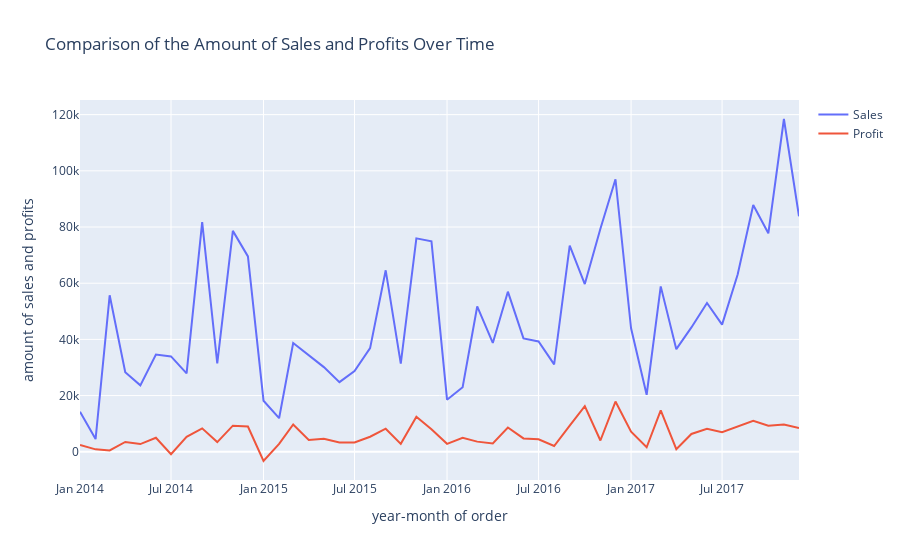

Notebook cell for this chart:
### Code cell
df_grouped = de.create_grouped_dfdate(df_prepared[['Order Date', 'Sales', 'Discount', 'Profit']].copy(), 2)

magf.comparison_amount_salesprofit_graph(df_grouped[['year-month of order', 'Sales', 'Profit']])
